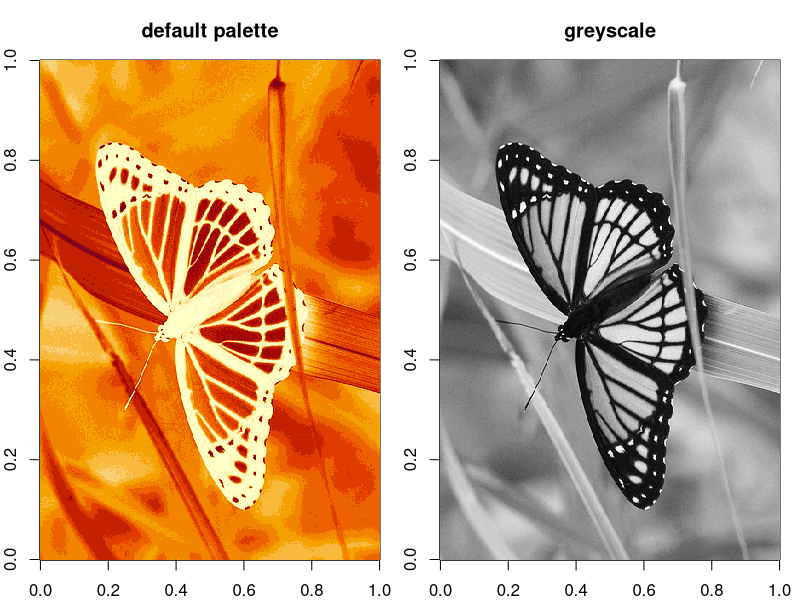
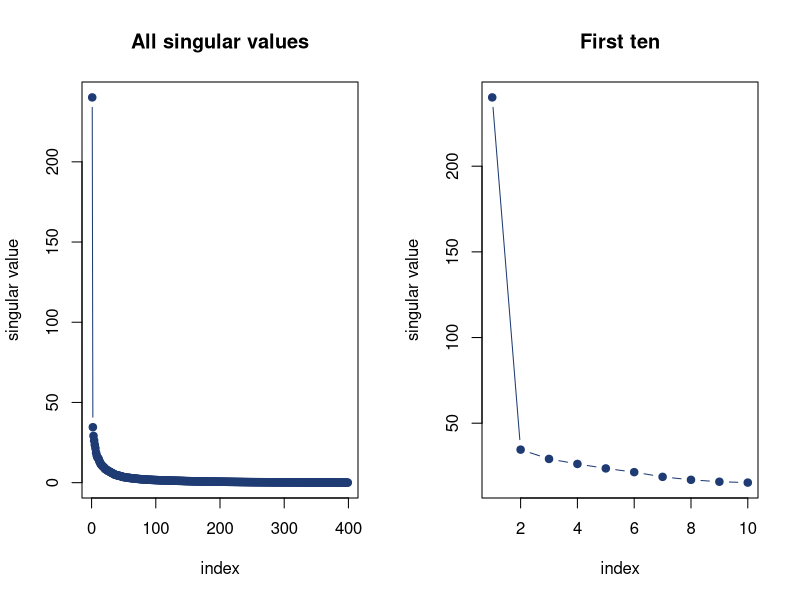
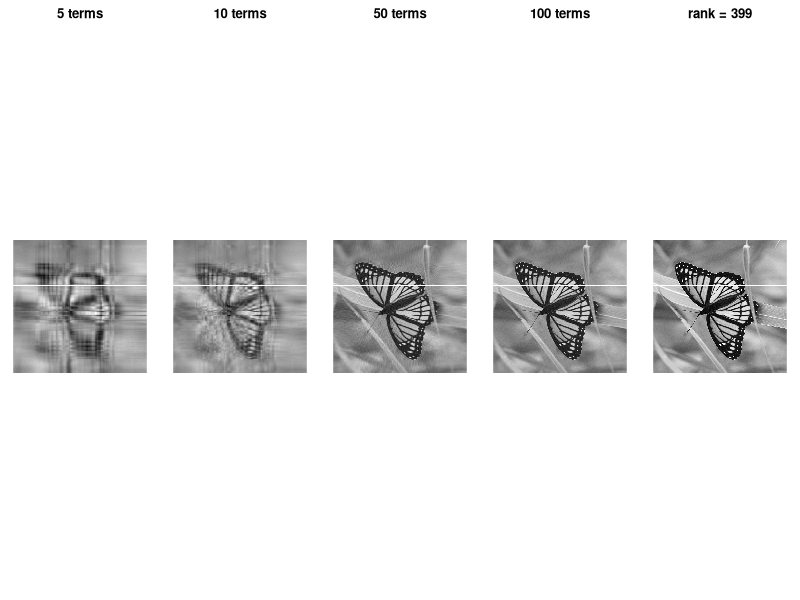

The R script that drew these images, in order:
## ============================================================================
##  MS_LJMR :: 06_SVD.R — Singular Value Decomposition & low-rank approximation
##
##  Original authors: Laura Jiménez & Jorge Soberón
##                    (BIOL 943 Multivariate Methods, University of Kansas)
##  Revised for the MS_LJMR edition by: Luis J. Madrigal-Roca
##
##  Revised from 08_SingularValueDecomposition.R. Uses frozen limenitis image.
## ============================================================================

##  PLAIN CLASSROOM EDITION
##  Generated from R/06_SVD.R by scripts/make_class_src.py --
##  edit R/06_SVD.R and regenerate; changes made here will be overwritten.
## ============================================================================

# Working directory
#   Point this at the folder that holds this session's data. Every file
#   name below is resolved relative to it, so the script and its data have
#   to travel together -- or at least stay in step.
#
#   This session reads: Limenitis_archippus.csv
setwd("YOUR/DIRECTORY")

## ============================================================================
##  1. AN IMAGE IS A MATRIX
## ============================================================================
##  Limenitis_archippus.csv is a headerless numeric grid: a greyscale photograph
##  of a viceroy butterfly wing, one intensity per pixel. Nothing about the SVD
##  cares that it is a picture -- but a picture makes the rank-k approximation
##  visible in a way a table of numbers never does.
G  <- as.matrix(read.csv("Limenitis_archippus.csv", header = FALSE))
nr <- nrow(G); nc <- ncol(G)
cat("Image matrix:", nr, "x", nc, " (", nr * nc, "cells )\n")
cat("intensity range:", round(range(G), 3), "\n")

op <- par(mfrow = c(1, 2), mar = c(2, 2, 3, 1))
image(G, main = "default palette")
image(G, col = gray(1:50 / 50), main = "greyscale")
par(op)

## ============================================================================
##  2. THE DECOMPOSITION
## ============================================================================
##      G = U D V'
##  where D is diagonal with the singular values, U is an orthonormal basis for
##  the columns and V an orthonormal basis for the rows.
s <- svd(G)
str(s)

## The number of non-zero singular values IS the rank of the matrix. qr() will
## tell you the rank independently, which is a useful cross-check.
rnk <- qr(G)$rank
cat("\nRank from qr():", rnk, "  non-negligible singular values:",
    sum(s$d > max(dim(G)) * .Machine$double.eps * max(s$d)), "\n")

d <- s$d[seq_len(min(nr, nc))]
u <- as.matrix(s$u)
v <- as.matrix(s$v)
options(digits = 3)
cat("first ten singular values:\n"); print(d[1:10])

## ---- scree: how fast do they decay? -----------------------------------------
op <- par(mfrow = c(1, 2))
plot(d, type = "b", pch = 19, col = "#1f3b73",
     xlab = "index", ylab = "singular value", main = "All singular values")
plot(d[1:10], type = "b", pch = 19, col = "#1f3b73",
     xlab = "index", ylab = "singular value", main = "First ten")
par(op)

cat("\nshare of squared 'energy' in the first k:\n")
cum <- cumsum(d^2) / sum(d^2)
print(round(cum[c(1, 5, 10, 50, 100)], 4))

## ============================================================================
##  3. REBUILDING THE MATRIX FROM ITS PARTS
## ============================================================================
##  G = sum over i of  d[i] * u[,i] %*% t(v[,i])
##  Each term is a full-size matrix of rank one -- an outer product of a column
##  pattern and a row pattern -- weighted by its singular value. Truncating the
##  sum after n terms gives the best rank-n approximation there is, in the
##  least-squares sense (Eckart & Young 1936).
compact <- function(u, d, v, n) {
  result <- matrix(0, nrow = nrow(u), ncol = nrow(v))
  for (i in seq_len(n))
    result <- result + d[i] * (u[, i] %*% t(v[, i]))   # outer product, weighted
  result
}

## the same thing without the loop, for comparison
compact_fast <- function(u, d, v, n)
  u[, 1:n, drop = FALSE] %*% diag(d[1:n], n, n) %*% t(v[, 1:n, drop = FALSE])

c5   <- compact(u, d, v, 5)
c10  <- compact(u, d, v, 10)
c50  <- compact(u, d, v, 50)
c100 <- compact(u, d, v, 100)
cat("\nloop and matrix forms agree:",
    isTRUE(all.equal(c10, compact_fast(u, d, v, 10))), "\n")

relerr <- function(A) norm(G - A, "F") / norm(G, "F")
cat("\nrelative error of the rank-k approximation:\n")
print(round(c(k5 = relerr(c5), k10 = relerr(c10),
              k50 = relerr(c50), k100 = relerr(c100)), 4))

# Wide figure: widen the Plot pane, or open a sized device first --
#   dev.new(width = 13, height = 3.4)
op <- par(mfrow = c(1, 5), mar = c(1, 1, 2, 1))
image(c5,   col = gray(1:50 / 50), asp = 1, axes = FALSE, main = "5 terms")
image(c10,  col = gray(1:50 / 50), asp = 1, axes = FALSE, main = "10 terms")
image(c50,  col = gray(1:50 / 50), asp = 1, axes = FALSE, main = "50 terms")
image(c100, col = gray(1:50 / 50), asp = 1, axes = FALSE, main = "100 terms")
image(G,    col = gray(1:50 / 50), asp = 1, axes = FALSE,
      main = paste("rank =", rnk))
par(op)

## ---- what did that buy? ------------------------------------------------------
##  A rank-k approximation stores k*(nr + nc + 1) numbers instead of nr*nc.
store <- function(k) k * (nr + nc + 1)
cat("\nnumbers stored, full vs rank-k:\n")
print(data.frame(k = c(5, 10, 50, 100),
                 stored = store(c(5, 10, 50, 100)),
                 full   = nr * nc,
                 ratio  = round(store(c(5, 10, 50, 100)) / (nr * nc), 3)))

cat("\n[06_SVD] every matrix is a weighted sum of rank-one outer products;",
    "keeping the largest few is the best low-rank approximation possible.\n")
